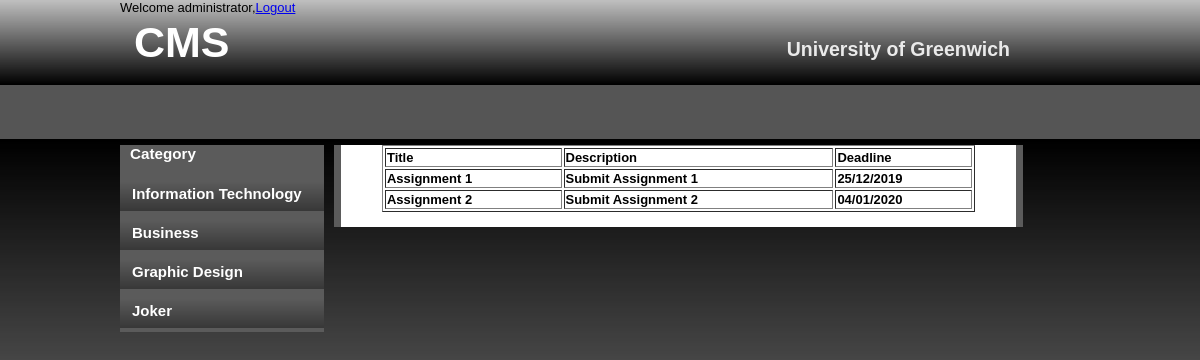
The page /ASM/asm/trainee/viewTopic.php?id=1 (signed in) on the database its author committed.
### tables this page shows
CREATE TABLE `tblcategory` (
  `ID_Cat` int(11) NOT NULL,
  `Cat_Name` varchar(200) NOT NULL
);

CREATE TABLE `tbltopic` (
  `ID_Topic` int(11) NOT NULL,
  `Title` varchar(200) NOT NULL,
  `Description` varchar(200) NOT NULL,
  `Deadline` varchar(200) NOT NULL,
  `ID_Course` int(11) NOT NULL
);

### asm/asm/database.php (called while the page is built, shortened)
<?php
$hostname = 'localhost';
$username = 'root';
$password = '';
$dbname = 'edusys';
function query ($sql)
{
	global $hostname;
	global $username;
	global $password;
	global $dbname;
	$conn = new mysqli($hostname, $username, $password, $dbname);
	$result = $conn->query($sql);
	$rows = mysqli_fetch_all($result);
	return $rows;
}
?>

### asm/asm/trainee/viewTopic.php (the view, shortened to what this page needs)
<!DOCTYPE html PUBLIC "-//W3C//DTD XHTML 1.0 Transitional//EN" "http://www.w3.org/TR/xhtml1/DTD/xhtml1-transitional.dtd">
<html xmlns="http://www.w3.org/1999/xhtml">
<head>
<link rel="stylesheet" type="text/css" href="../style.css" />
</head>
<body>
<div id="container">
        <?php require_once("../blocks/header1.php"); ?>
    <br>
    <br>
    <br>
        <?php require_once("../blocks/leftmenu.php"); ?>
		<div id="content">
        <div id="content_main">
		<form action="" method="POST">
		<table width="90%" border="1">
        <thead>
            <tr>
                <th>Title</th>
                <th>Description</th>
                <th>Deadline</th>
            </tr>
        </thead>
<?php
require_once '../database.php';
    if(isset($_GET['id'])){
    $id = $_GET["id"];
    }
    $sql = "SELECT * FROM tbltopic WHERE ID_Course=" .$id;
    $rows = query($sql);
    for($i=0; $i<count($rows); $i++)
    {
    ?>
    <div>
        <tr>
            <th> <?= $rows[$i][1] ?> </th>
            <th> <?= $rows[$i][2] ?> </th>
            <th> <?= $rows[$i][3] ?> </th>
        </tr>
    </div>
<?php }
?>
		</table>
		</form>
<p>&nbsp;</p>
        </div>
<?php require_once("../blocks/footer.php"); ?>

### asm/asm/blocks/header1.php (shortened to what this page needs)
<!DOCTYPE html PUBLIC "-//W3C//DTD XHTML 1.0 Transitional//EN" "http://www.w3.org/TR/xhtml1/DTD/xhtml1-transitional.dtd">
<html xmlns="http://www.w3.org/1999/xhtml">
<head>
<link rel="stylesheet" type="text/css" href="style.css" />
</head>
<body>
<div id="container">
		<div id="header">
            <a href="http://localhost/ASM/asm/trainee/index.php"><h1>CMS<span class="off"></span></h1></a>
            <?php require_once("../logout_require.php"); ?>
            <h2>University of Greenwich</h2>
        </div>

### asm/asm/logout_require.php (shortened to what this page needs)
<?php
 if (!isset($_SESSION['currUser'])) {
 	header("location:login.php");
 }
 else{
 if(!isset($_SESSION['currAdmin'])){
	header("location:index.php");
 } else{
	echo "Welcome administrator,";
 	echo "<a href='http://localhost/ASM/asm/login.php'>Logout</a>";
 }
}
 ?>

### asm/asm/blocks/leftmenu.php
<div id="leftmenu">
    <div id="leftmenu_main">
    <h3>Category</h3>
    <ul>
    <?php
    require_once '../database.php';
            $sql = "Select * from tblcategory";
            $rows = query($sql);
            for($i=0; $i<count($rows); $i++)
            {
                ?>
                <div>
                    <tr>
                    <li><a href="http://localhost/ASM/asm/trainee/viewCourse.php?id=<?= $rows[$i][0] ?>"><?= $rows[$i][1] ?></a></li>
                    </tr>
                </div>
        <?php
            }
    ?>
    </ul>
        </div>
</div>
</div>

### asm/asm/blocks/footer.php (shortened to what this page needs)
      </div>
   </div>
</body>
</html>

### asm/asm/style.css (style rules this page uses)
body { margin: 0; padding: 0; text-align: center; font: 12px Arial, Helvetica, sans-serif; font-size: 13px; color: black; background: #CCCCCC; background-image:url(images/background.png); background-repeat:repeat-x; }
* { margin: 0 auto 0 auto; text-align:left; }
#container { display: block; height:auto; position: relative; width: 960px; }
#header { height:85px; width:960px; }
#header h1 { position:absolute; text-align:left; color:#FFFFFF; font-size:43px; color:#FFF; left:14px; top:18px; }
#header h2 { position:absolute; text-align:right; color:#EAEAEA; left:490px; top:38px; width:400px; }
#leftmenu { margin-top:15px; width:204px; float:left; }
#leftmenu_main { width:204px; height:auto; background-color:#5B5B5B; }
#leftmenu_main ul { list-style: none; padding: 0px; width:204px; }
#leftmenu_main h3 { list-style: none; padding: 0px; width:204px; color:#FFFFFF; padding-left:10px; padding-bottom:14px; }
#leftmenu_main ul li { list-style: none; padding: 0px; width:204px; text-align:left; }
#leftmenu_main ul li a, #leftmenu_main ul li a:visited { display:block; list-style: none; padding: 0px; width:192px; padding-left:12px; padding-top:4px; height:30px; text-align:left; background-image:url(images/leftmenu_link.png); background-repeat:repeat-x; margin-top:5px; color:#FFFFFF; text-decoration:none; font-size:15px; font-weight:bold; }
#content { display:block; float:left; width:689px; height:auto; padding-left:10px; padding-top:15px; padding-right:10px; padding-bottom:5px; }
#content_main { background-image:url(images/main_back.png); background-repeat:repeat-y; width:659px; padding-left:15px; padding-right:15px; }
html, body { text-align: center; }
p { text-align: left; }

### rows shown on the page
tblcategory: Cat_Name "Information Technology"
tblcategory: Cat_Name "Business"
tblcategory: Cat_Name "Graphic Design"
tblcategory: Cat_Name "Joker"
tbltopic: Title "Assignment 1", Description "Submit Assignment 1", Deadline "25/12/2019"
tbltopic: Title "Assignment 2", Description "Submit Assignment 2", Deadline "04/01/2020"
